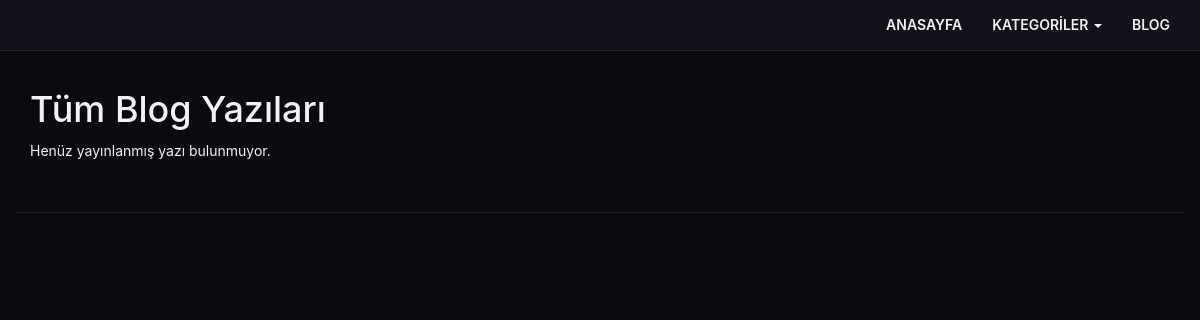
The app's page /tumblogyazilari.php, older data.
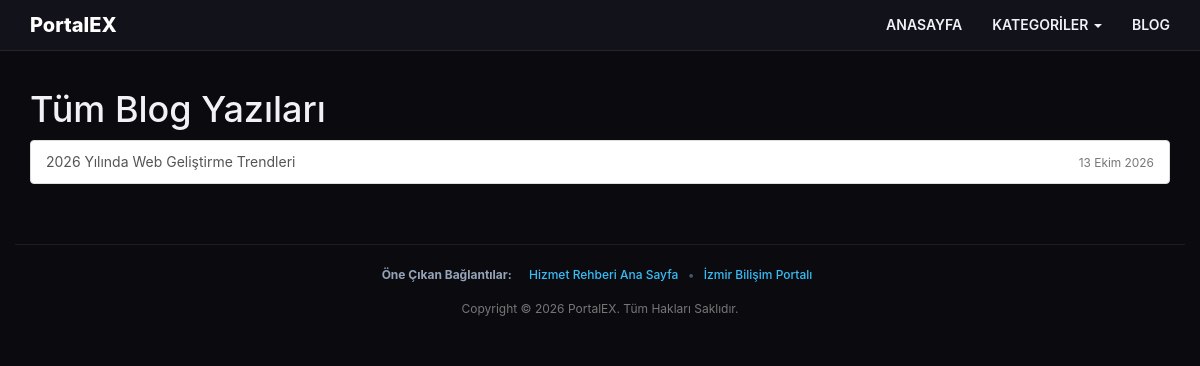
The same page, newer data.
### tables this page shows
CREATE TABLE `ayarlar` (
  `id` INT NOT NULL AUTO_INCREMENT,
  `siteadi` VARCHAR(255) DEFAULT 'Hizmet ve İlan Rehberi',
  `logoyazi` VARCHAR(255) DEFAULT 'PortalEX',
  `meta` TEXT,
  `anahtar` TEXT,
  `telefon` VARCHAR(50) DEFAULT '0555 000 00 00',
  `telefonyazi` VARCHAR(255) DEFAULT 'İletişim & Destek',
  `siteurl` VARCHAR(255) DEFAULT 'http://localhost/',
  `ampurl` VARCHAR(255) DEFAULT 'http://localhost/amp',
  `anasayfa` MEDIUMTEXT,
  `yanpanel` MEDIUMTEXT,
  `copyright` VARCHAR(255) DEFAULT 'Copyright © 2026 PortalEX. All Rights Reserved.',
  `yanpanelbaslik` VARCHAR(255) DEFAULT 'Hızlı Menü',
  `ustalanyazisi` VARCHAR(255) DEFAULT 'Profesyonel Hizmet ve İlan Rehberi',
  `head` TEXT,
  `footer` TEXT,
  `mapsapi` VARCHAR(255) DEFAULT '',
  `analytics` VARCHAR(255) DEFAULT '',
  `renk_arka` VARCHAR(20) DEFAULT '#0f172a',
  `renk_headerarka` VARCHAR(20) DEFAULT '#1e293b',
  `renk_headeryazi` VARCHAR(20) DEFAULT '#ffffff',
  `renk_paketbaslik` VARCHAR(20) DEFAULT '#38bdf8',
  `renk_paketyazi` VARCHAR(20) DEFAULT '#ffffff',
  PRIMARY KEY (`id`)
);

CREATE TABLE `blog` (
  `id` INT NOT NULL AUTO_INCREMENT,
  `kategori` INT DEFAULT 0,
  `baslik` VARCHAR(255) NOT NULL,
  `aciklama` LONGTEXT,
  `resim` VARCHAR(255) DEFAULT 'resimyok.png',
  `meta` TEXT,
  `anahtar` TEXT,
  `durum` VARCHAR(50) DEFAULT 'Aktif',
  `odak_kelime` VARCHAR(255) DEFAULT '',
  `seo` VARCHAR(255) NOT NULL,
  `paylasim` VARCHAR(50) DEFAULT 'Normal',
  `tarih` VARCHAR(50) DEFAULT '',
  `yayinlanma_tarihi` DATETIME DEFAULT CURRENT_TIMESTAMP,
  `yil` INT DEFAULT 2026,
  `hit` INT DEFAULT 0,
  PRIMARY KEY (`id`),
  KEY `idx_blog_durum` (`durum`),
  KEY `idx_blog_seo` (`seo`)
);

CREATE TABLE `linkler` (
  `id` INT NOT NULL AUTO_INCREMENT,
  `baslik` VARCHAR(255) NOT NULL,
  `url` VARCHAR(255) NOT NULL,
  PRIMARY KEY (`id`)
);

### include/connect.php (called while the page is built, shortened)
<?php
$DB_HOST = getenv('DB_HOST') ?: "localhost";
$DB_NAME = getenv('DB_NAME') ?: "database_name";
$DB_USER = getenv('DB_USER') ?: "database_user";
$DB_PASS = getenv('DB_PASS') !== false ? getenv('DB_PASS') : "";
$charset = 'utf8mb4';
$options = [
    PDO::ATTR_ERRMODE            => PDO::ERRMODE_EXCEPTION,
    PDO::ATTR_DEFAULT_FETCH_MODE => PDO::FETCH_ASSOC,
    PDO::ATTR_EMULATE_PREPARES   => false,
];
$dsn = "mysql:host=$DB_HOST;dbname=$DB_NAME;charset=$charset";
try {
    $conn = new PDO($dsn, $DB_USER, $DB_PASS, $options);
} catch (PDOException $e) {
    error_log("Veritabanı bağlantı hatası: " . $e->getMessage());
    die("Sistemde bir sorun oluştu. Lütfen daha sonra tekrar deneyin.");
}
try {
    $SiteBilgi = $conn->query("SELECT * FROM ayarlar WHERE id = 1 LIMIT 1")->fetch();
} catch (PDOException $e) {
    error_log("Site ayarları çekilemedi: " . $e->getMessage());
    $SiteBilgi = [];
    $AmpBilgi = [];
}
?>

### include/tarihfonksiyonu.php (called while the page is built, shortened)
<?php
function turkcetarih($format, $zaman_damgasi = 'now')
{
    try {
        if (is_numeric($zaman_damgasi)) {
            $tarih_objesi = new DateTime("@$zaman_damgasi");
            $tarih_objesi->setTimezone(new DateTimeZone('Europe/Istanbul'));
        } else {
            $tarih_objesi = new DateTime($zaman_damgasi);
        }
    } catch (Throwable $e) {
        $tarih_objesi = new DateTime();
    }
    try {
        if (class_exists('IntlDateFormatter')) {
            $fmt = new IntlDateFormatter(
                'tr_TR',
                IntlDateFormatter::FULL,
                IntlDateFormatter::FULL,
                'Europe/Istanbul',
                IntlDateFormatter::GREGORIAN,
                $format
            );
            $result = $fmt->format($tarih_objesi);
            if ($result !== false) {
                return $result;
            }
        }
    } catch (Throwable $e) {
    }
    return $tarih_objesi->format('d.m.Y');
}
?>

### include/ustmenu.php (the view, shortened to what the changed rows need)
<nav class="navbar navbar-inverse navbar-fixed-top" role="navigation">
    <div class="container">
        <div class="navbar-header">
            <a href="/" class="navbar-brand"><?= htmlspecialchars($SiteBilgi['logoyazi'] ?? ''); ?></a>
        </div>
    </div>
</nav>

### tumblogyazilari.php (shortened to what the changed rows need)
<?php
require_once("include/connect.php");
require_once("include/tarihfonksiyonu.php");
$limit = 20;
$sayfa = isset($_GET['sayfa']) ? max(1, intval($_GET['sayfa'])) : 1;
$toplam = (int)$conn->query("SELECT COUNT(*) FROM blog WHERE durum = 'Aktif'")->fetchColumn();
$sayfasayisi = max(1, (int)ceil($toplam / $limit));
$sayfa = min($sayfa, $sayfasayisi);
$offset = ($sayfa - 1) * $limit;
$yazilar = $conn->query("
    SELECT id, seo, baslik, yayinlanma_tarihi FROM blog
    WHERE durum = 'Aktif' ORDER BY id DESC LIMIT $limit OFFSET $offset
")->fetchAll(PDO::FETCH_ASSOC);
require_once("include/header.php");
?>
<body id="top">
<?php include('include/ustmenu.php'); ?>
<main role="main">
    <div class="container" style="padding-top: 70px;">
        <h1>Tüm Blog Yazıları<?= $sayfa > 1 ? ' - Sayfa ' . $sayfa : ''; ?></h1>
        <?php if (count($yazilar) > 0): ?>
        <div class="list-group">
            <?php foreach($yazilar as $yazi): ?>
            <a href="yazi/<?= htmlspecialchars($yazi['seo']); ?>/<?= intval($yazi['id']); ?>.html" class="list-group-item">
                <?= htmlspecialchars($yazi['baslik']); ?>
                <span class="pull-right text-muted"><small><?= turkcetarih('d MMMM yyyy', $yazi['yayinlanma_tarihi']); ?></small></span>
            </a>
            <?php endforeach; ?>
        </div>
        <?php else: ?>
        <p>Henüz yayınlanmış yazı bulunmuyor.</p>
        <?php endif; ?>
    </div>
</main>
<?php include('include/alt.php'); ?>
</body>
</html>

### include/alt.php (shortened to what the changed rows need)
<footer id="footer" style="margin-top:40px;">
    <div class="container text-center text-muted" style="padding: 20px 0; border-top: 1px solid rgba(255,255,255,0.08);">
        <?php
        $footer_linkler = $conn->query("SELECT * FROM linkler ORDER BY id ASC")->fetchAll(PDO::FETCH_ASSOC);
        if (count($footer_linkler) > 0):
        ?>
        <div style="margin-bottom:15px; font-size:12px;" class="footer-partner-links">
            <span style="color:#94a3b8; font-weight:bold; margin-right:8px;">Öne Çıkan Bağlantılar:</span>
            <?php foreach($footer_linkler as $index => $plink): ?>
                <a href="<?= htmlspecialchars($plink['url']); ?>" style="color:#38bdf8; text-decoration:none; margin:0 6px; font-weight:500;" target="_blank"><?= htmlspecialchars($plink['baslik']); ?></a>
                <?= ($index < count($footer_linkler) - 1) ? '<span style="color:#475569;">•</span>' : ''; ?>
            <?php endforeach; ?>
        </div>
        <?php endif; ?>
        <p style="margin:0; font-size:12px;"><?= htmlspecialchars($SiteBilgi['copyright'] ?? ''); ?></p>
    </div>
</footer>

Row changes from the older to the newer data that the page shows:
added ayarlar: logoyazi "PortalEX", copyright "Copyright © 2026 PortalEX. Tüm Hakları Saklıdır."
added blog: baslik "2026 Yılında Web Geliştirme Trendleri", yayinlanma_tarihi "13 Ekim 2026"
added linkler: baslik "Hizmet Rehberi Ana Sayfa"
added linkler: baslik "İzmir Bilişim Portalı"
Text that changed along with them:
text no longer shown: "Henüz yayınlanmış yazı bulunmuyor."
text now shown: "Öne Çıkan Bağlantılar:"
